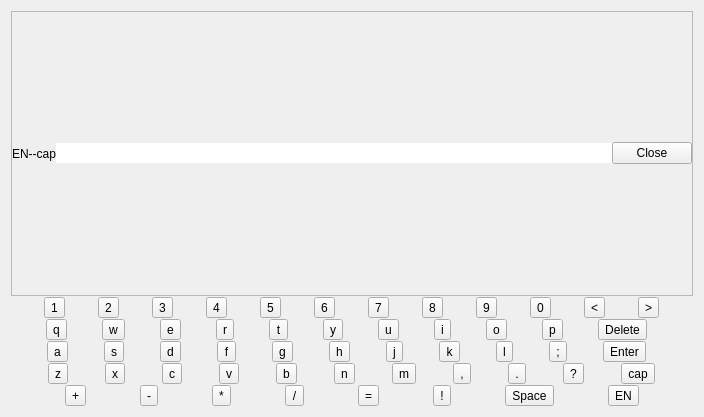
<?xml version="1.0" encoding="UTF-8"?>
<ui version="4.0">
 <class>OFullKeyboard</class>
 <widget class="QFrame" name="OFullKeyboard">
  <property name="geometry">
   <rect>
    <x>0</x>
    <y>0</y>
    <width>704</width>
    <height>417</height>
   </rect>
  </property>
  <property name="windowTitle">
   <string>Frame</string>
  </property>
  <property name="frameShape">
   <enum>QFrame::NoFrame</enum>
  </property>
  <property name="frameShadow">
   <enum>QFrame::Raised</enum>
  </property>
  <layout class="QHBoxLayout" name="horizontalLayout_7">
   <item>
    <widget class="QFrame" name="frameBorder">
     <property name="frameShape">
      <enum>QFrame::NoFrame</enum>
     </property>
     <property name="frameShadow">
      <enum>QFrame::Raised</enum>
     </property>
     <layout class="QVBoxLayout" name="verticalLayoutBorder">
      <property name="spacing">
       <number>1</number>
      </property>
      <property name="leftMargin">
       <number>0</number>
      </property>
      <property name="topMargin">
       <number>0</number>
      </property>
      <property name="rightMargin">
       <number>0</number>
      </property>
      <property name="bottomMargin">
       <number>0</number>
      </property>
      <item>
       <widget class="QFrame" name="frameHeader">
        <property name="frameShape">
         <enum>QFrame::StyledPanel</enum>
        </property>
        <property name="frameShadow">
         <enum>QFrame::Raised</enum>
        </property>
        <layout class="QHBoxLayout" name="horizontalLayoutHeader">
         <property name="spacing">
          <number>0</number>
         </property>
         <property name="leftMargin">
          <number>0</number>
         </property>
         <property name="topMargin">
          <number>0</number>
         </property>
         <property name="rightMargin">
          <number>0</number>
         </property>
         <property name="bottomMargin">
          <number>0</number>
         </property>
         <item>
          <widget class="QLabel" name="labelType">
           <property name="text">
            <string>EN--cap</string>
           </property>
          </widget>
         </item>
         <item>
          <widget class="QLineEdit" name="lineEditShow">
           <property name="frame">
            <bool>false</bool>
           </property>
           <property name="alignment">
            <set>Qt::AlignCenter</set>
           </property>
           <property name="readOnly">
            <bool>true</bool>
           </property>
          </widget>
         </item>
         <item>
          <widget class="QPushButton" name="pushButtonClose">
           <property name="text">
            <string>Close</string>
           </property>
          </widget>
         </item>
        </layout>
       </widget>
      </item>
      <item>
       <layout class="QHBoxLayout" name="horizontalLayout_5">
        <property name="spacing">
         <number>0</number>
        </property>
        <item>
         <widget class="QToolButton" name="toolButton1">
          <property name="text">
           <string>1</string>
          </property>
         </widget>
        </item>
        <item>
         <widget class="QToolButton" name="toolButton2">
          <property name="text">
           <string>2</string>
          </property>
         </widget>
        </item>
        <item>
         <widget class="QToolButton" name="toolButton3">
          <property name="text">
           <string>3</string>
          </property>
         </widget>
        </item>
        <item>
         <widget class="QToolButton" name="toolButton4">
          <property name="text">
           <string>4</string>
          </property>
         </widget>
        </item>
        <item>
         <widget class="QToolButton" name="toolButton5">
          <property name="text">
           <string>5</string>
          </property>
         </widget>
        </item>
        <item>
         <widget class="QToolButton" name="toolButton6">
          <property name="text">
           <string>6</string>
          </property>
         </widget>
        </item>
        <item>
         <widget class="QToolButton" name="toolButton7">
          <property name="text">
           <string>7</string>
          </property>
         </widget>
        </item>
        <item>
         <widget class="QToolButton" name="toolButton8">
          <property name="text">
           <string>8</string>
          </property>
         </widget>
        </item>
        <item>
         <widget class="QToolButton" name="toolButton9">
          <property name="text">
           <string>9</string>
          </property>
         </widget>
        </item>
        <item>
         <widget class="QToolButton" name="toolButton0">
          <property name="text">
           <string>0</string>
          </property>
         </widget>
        </item>
        <item>
         <widget class="QToolButton" name="toolButtonLeft">
          <property name="text">
           <string>&lt;</string>
          </property>
         </widget>
        </item>
        <item>
         <widget class="QToolButton" name="toolButtonRight">
          <property name="text">
           <string>&gt;</string>
          </property>
         </widget>
        </item>
       </layout>
      </item>
      <item>
       <layout class="QHBoxLayout" name="horizontalLayout_4">
        <property name="spacing">
         <number>0</number>
        </property>
        <item>
         <widget class="QToolButton" name="toolButtonQ">
          <property name="text">
           <string>q</string>
          </property>
         </widget>
        </item>
        <item>
         <widget class="QToolButton" name="toolButtonW">
          <property name="text">
           <string>w</string>
          </property>
         </widget>
        </item>
        <item>
         <widget class="QToolButton" name="toolButtonE">
          <property name="text">
           <string>e</string>
          </property>
         </widget>
        </item>
        <item>
         <widget class="QToolButton" name="toolButtonR">
          <property name="text">
           <string>r</string>
          </property>
         </widget>
        </item>
        <item>
         <widget class="QToolButton" name="toolButtonT">
          <property name="text">
           <string>t</string>
          </property>
         </widget>
        </item>
        <item>
         <widget class="QToolButton" name="toolButtonY">
          <property name="text">
           <string>y</string>
          </property>
         </widget>
        </item>
        <item>
         <widget class="QToolButton" name="toolButtonU">
          <property name="text">
           <string>u</string>
          </property>
         </widget>
        </item>
        <item>
         <widget class="QToolButton" name="toolButtonI">
          <property name="text">
           <string>i</string>
          </property>
         </widget>
        </item>
        <item>
         <widget class="QToolButton" name="toolButtonO">
          <property name="text">
           <string>o</string>
          </property>
         </widget>
        </item>
        <item>
         <widget class="QToolButton" name="toolButtonP">
          <property name="text">
           <string>p</string>
          </property>
         </widget>
        </item>
        <item>
         <widget class="QToolButton" name="toolButtonDelete">
          <property name="text">
           <string>Delete</string>
          </property>
         </widget>
        </item>
       </layout>
      </item>
      <item>
       <layout class="QHBoxLayout" name="horizontalLayout_3">
        <property name="spacing">
         <number>0</number>
        </property>
        <item>
         <widget class="QToolButton" name="toolButtonA">
          <property name="text">
           <string>a</string>
          </property>
         </widget>
        </item>
        <item>
         <widget class="QToolButton" name="toolButtonS">
          <property name="text">
           <string>s</string>
          </property>
         </widget>
        </item>
        <item>
         <widget class="QToolButton" name="toolButtonD">
          <property name="text">
           <string>d</string>
          </property>
         </widget>
        </item>
        <item>
         <widget class="QToolButton" name="toolButtonF">
          <property name="text">
           <string>f</string>
          </property>
         </widget>
        </item>
        <item>
         <widget class="QToolButton" name="toolButtonG">
          <property name="text">
           <string>g</string>
          </property>
         </widget>
        </item>
        <item>
         <widget class="QToolButton" name="toolButtonH">
          <property name="text">
           <string>h</string>
          </property>
         </widget>
        </item>
        <item>
         <widget class="QToolButton" name="toolButtonJ">
          <property name="text">
           <string>j</string>
          </property>
         </widget>
        </item>
        <item>
         <widget class="QToolButton" name="toolButtonK">
          <property name="text">
           <string>k</string>
          </property>
         </widget>
        </item>
        <item>
         <widget class="QToolButton" name="toolButtonL">
          <property name="text">
           <string>l</string>
          </property>
         </widget>
        </item>
        <item>
         <widget class="QToolButton" name="toolButtonSemicolon">
          <property name="text">
           <string>;</string>
          </property>
         </widget>
        </item>
        <item>
         <widget class="QToolButton" name="toolButtonEnter">
          <property name="text">
           <string>Enter</string>
          </property>
         </widget>
        </item>
       </layout>
      </item>
      <item>
       <layout class="QHBoxLayout" name="horizontalLayout_2">
        <property name="spacing">
         <number>0</number>
        </property>
        <item>
         <widget class="QToolButton" name="toolButtonZ">
          <property name="text">
           <string>z</string>
          </property>
         </widget>
        </item>
        <item>
         <widget class="QToolButton" name="toolButtonX">
          <property name="text">
           <string>x</string>
          </property>
         </widget>
        </item>
        <item>
         <widget class="QToolButton" name="toolButtonC">
          <property name="text">
           <string>c</string>
          </property>
         </widget>
        </item>
        <item>
         <widget class="QToolButton" name="toolButtonV">
          <property name="text">
           <string>v</string>
          </property>
         </widget>
        </item>
        <item>
         <widget class="QToolButton" name="toolButtonB">
          <property name="text">
           <string>b</string>
          </property>
         </widget>
        </item>
        <item>
         <widget class="QToolButton" name="toolButtonN">
          <property name="text">
           <string>n</string>
          </property>
         </widget>
        </item>
        <item>
         <widget class="QToolButton" name="toolButtonM">
          <property name="text">
           <string>m</string>
          </property>
         </widget>
        </item>
        <item>
         <widget class="QToolButton" name="toolButtonComma">
          <property name="text">
           <string>,</string>
          </property>
         </widget>
        </item>
        <item>
         <widget class="QToolButton" name="toolButtonPeriod">
          <property name="text">
           <string>.</string>
          </property>
         </widget>
        </item>
        <item>
         <widget class="QToolButton" name="toolButtonQuestion">
          <property name="text">
           <string>?</string>
          </property>
         </widget>
        </item>
        <item>
         <widget class="QToolButton" name="toolButtonCap">
          <property name="text">
           <string>cap</string>
          </property>
         </widget>
        </item>
       </layout>
      </item>
      <item>
       <layout class="QHBoxLayout" name="horizontalLayout">
        <property name="spacing">
         <number>0</number>
        </property>
        <item>
         <widget class="QToolButton" name="toolButtonPlus">
          <property name="text">
           <string>+</string>
          </property>
         </widget>
        </item>
        <item>
         <widget class="QToolButton" name="toolButtonMinus">
          <property name="text">
           <string>-</string>
          </property>
         </widget>
        </item>
        <item>
         <widget class="QToolButton" name="toolButtonAsterisk">
          <property name="text">
           <string>*</string>
          </property>
         </widget>
        </item>
        <item>
         <widget class="QToolButton" name="toolButtonSlash">
          <property name="text">
           <string>/</string>
          </property>
         </widget>
        </item>
        <item>
         <widget class="QToolButton" name="toolButtonEqual">
          <property name="text">
           <string>=</string>
          </property>
         </widget>
        </item>
        <item>
         <widget class="QToolButton" name="toolButtonExclam">
          <property name="text">
           <string>!</string>
          </property>
         </widget>
        </item>
        <item>
         <widget class="QToolButton" name="toolButtonSpace">
          <property name="text">
           <string>Space</string>
          </property>
         </widget>
        </item>
        <item>
         <widget class="QToolButton" name="toolButtonCh_En">
          <property name="text">
           <string>EN</string>
          </property>
         </widget>
        </item>
       </layout>
      </item>
     </layout>
    </widget>
   </item>
  </layout>
 </widget>
 <resources/>
 <connections/>
</ui>
